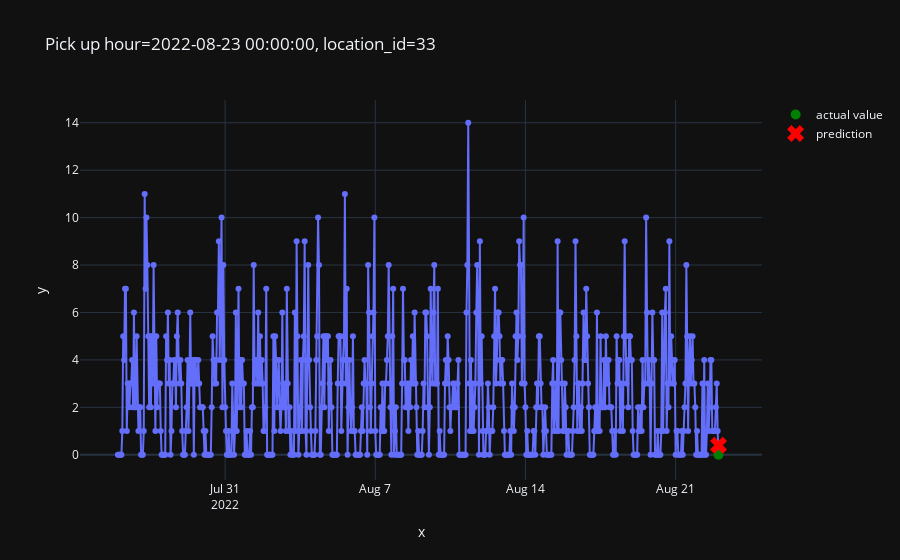

The cell this chart's notebook holds for it:
### Code cell
from taxi_demand_predictor.plot import plot_one_sample

plot_one_sample(
    features=X_test,
    targets=y_test,
    example_id=4979,
    predictions=pd.Series(predictions)
)

### Figure 1 — Plotly figure (JSON) as saved in the notebook; plotly's stock layout.template omitted (floating-point values rounded to 4 significant figures; data arrays with more than 128 entries replaced by an {"elided": "..."} marker saying what was removed)
{"data": [{"hovertemplate": "x=%{x}<br>y=%{y}<extra></extra>", "legendgroup": "", "line": {"color": "#636efa", "dash": "solid"}, "marker": {"symbol": "circle"}, "mode": "markers+lines", "name": "", "orientation": "v", "showlegend": false, "type": "scatter", "x": {"elided": "673 str values"}, "xaxis": "x", "y": {"elided": "673 int values"}, "yaxis": "y"}, {"line": {"color": "green"}, "marker": {"size": 10}, "mode": "markers", "name": "actual value", "type": "scatter", "x": ["2022-08-23T00:00:00"], "y": [0]}, {"line": {"color": "red"}, "marker": {"size": 15, "symbol": "x"}, "mode": "markers", "name": "prediction", "type": "scatter", "x": ["2022-08-23T00:00:00"], "y": [0.4043]}], "layout": {"legend": {"tracegroupgap": 0}, "title": {"text": "Pick up hour=2022-08-23 00:00:00, location_id=33"}, "xaxis": {"anchor": "y", "domain": [0, 1], "title": {"text": "x"}}, "yaxis": {"anchor": "x", "domain": [0, 1], "title": {"text": "y"}}}}
